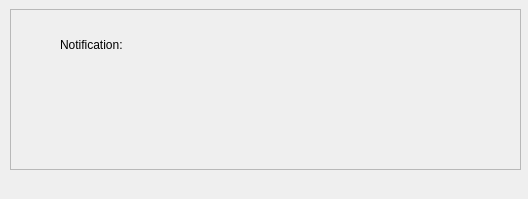
<?xml version="1.0" encoding="UTF-8"?>
<ui version="4.0">
 <class>MainWindow</class>
 <widget class="QMainWindow" name="MainWindow">
  <property name="geometry">
   <rect>
    <x>0</x>
    <y>0</y>
    <width>528</width>
    <height>199</height>
   </rect>
  </property>
  <property name="windowTitle">
   <string>MainWindow</string>
  </property>
  <widget class="QWidget" name="centralwidget">
   <widget class="QFrame" name="frame">
    <property name="geometry">
     <rect>
      <x>10</x>
      <y>9</y>
      <width>511</width>
      <height>161</height>
     </rect>
    </property>
    <property name="frameShape">
     <enum>QFrame::StyledPanel</enum>
    </property>
    <property name="frameShadow">
     <enum>QFrame::Raised</enum>
    </property>
    <layout class="QGridLayout" name="gridLayout">
     <item row="1" column="2">
      <widget class="QLabel" name="lbl_tip">
       <property name="text">
        <string>Notification:</string>
       </property>
      </widget>
     </item>
     <item row="3" column="2">
      <widget class="QLabel" name="lbl_mssg">
       <property name="styleSheet">
        <string notr="true">color: rgb(255, 255, 255);</string>
       </property>
       <property name="text">
        <string/>
       </property>
      </widget>
     </item>
     <item row="3" column="1">
      <spacer name="horizontalSpacer">
       <property name="orientation">
        <enum>Qt::Horizontal</enum>
       </property>
       <property name="sizeType">
        <enum>QSizePolicy::Fixed</enum>
       </property>
       <property name="sizeHint" stdset="0">
        <size>
         <width>20</width>
         <height>20</height>
        </size>
       </property>
      </spacer>
     </item>
     <item row="0" column="2">
      <spacer name="verticalSpacer_3">
       <property name="orientation">
        <enum>Qt::Vertical</enum>
       </property>
       <property name="sizeType">
        <enum>QSizePolicy::Fixed</enum>
       </property>
       <property name="sizeHint" stdset="0">
        <size>
         <width>20</width>
         <height>15</height>
        </size>
       </property>
      </spacer>
     </item>
     <item row="4" column="2">
      <spacer name="verticalSpacer_2">
       <property name="orientation">
        <enum>Qt::Vertical</enum>
       </property>
       <property name="sizeHint" stdset="0">
        <size>
         <width>20</width>
         <height>40</height>
        </size>
       </property>
      </spacer>
     </item>
     <item row="2" column="2">
      <spacer name="verticalSpacer">
       <property name="orientation">
        <enum>Qt::Vertical</enum>
       </property>
       <property name="sizeType">
        <enum>QSizePolicy::Fixed</enum>
       </property>
       <property name="sizeHint" stdset="0">
        <size>
         <width>20</width>
         <height>20</height>
        </size>
       </property>
      </spacer>
     </item>
     <item row="1" column="0">
      <spacer name="horizontalSpacer_2">
       <property name="orientation">
        <enum>Qt::Horizontal</enum>
       </property>
       <property name="sizeType">
        <enum>QSizePolicy::Fixed</enum>
       </property>
       <property name="sizeHint" stdset="0">
        <size>
         <width>10</width>
         <height>20</height>
        </size>
       </property>
      </spacer>
     </item>
     <item row="1" column="1">
      <widget class="QPushButton" name="label_icon">
       <property name="maximumSize">
        <size>
         <width>24</width>
         <height>24</height>
        </size>
       </property>
       <property name="text">
        <string/>
       </property>
       <property name="iconSize">
        <size>
         <width>24</width>
         <height>24</height>
        </size>
       </property>
       <property name="flat">
        <bool>true</bool>
       </property>
      </widget>
     </item>
    </layout>
   </widget>
  </widget>
  <widget class="QMenuBar" name="menubar">
   <property name="geometry">
    <rect>
     <x>0</x>
     <y>0</y>
     <width>528</width>
     <height>23</height>
    </rect>
   </property>
  </widget>
 </widget>
 <resources/>
 <connections/>
</ui>
